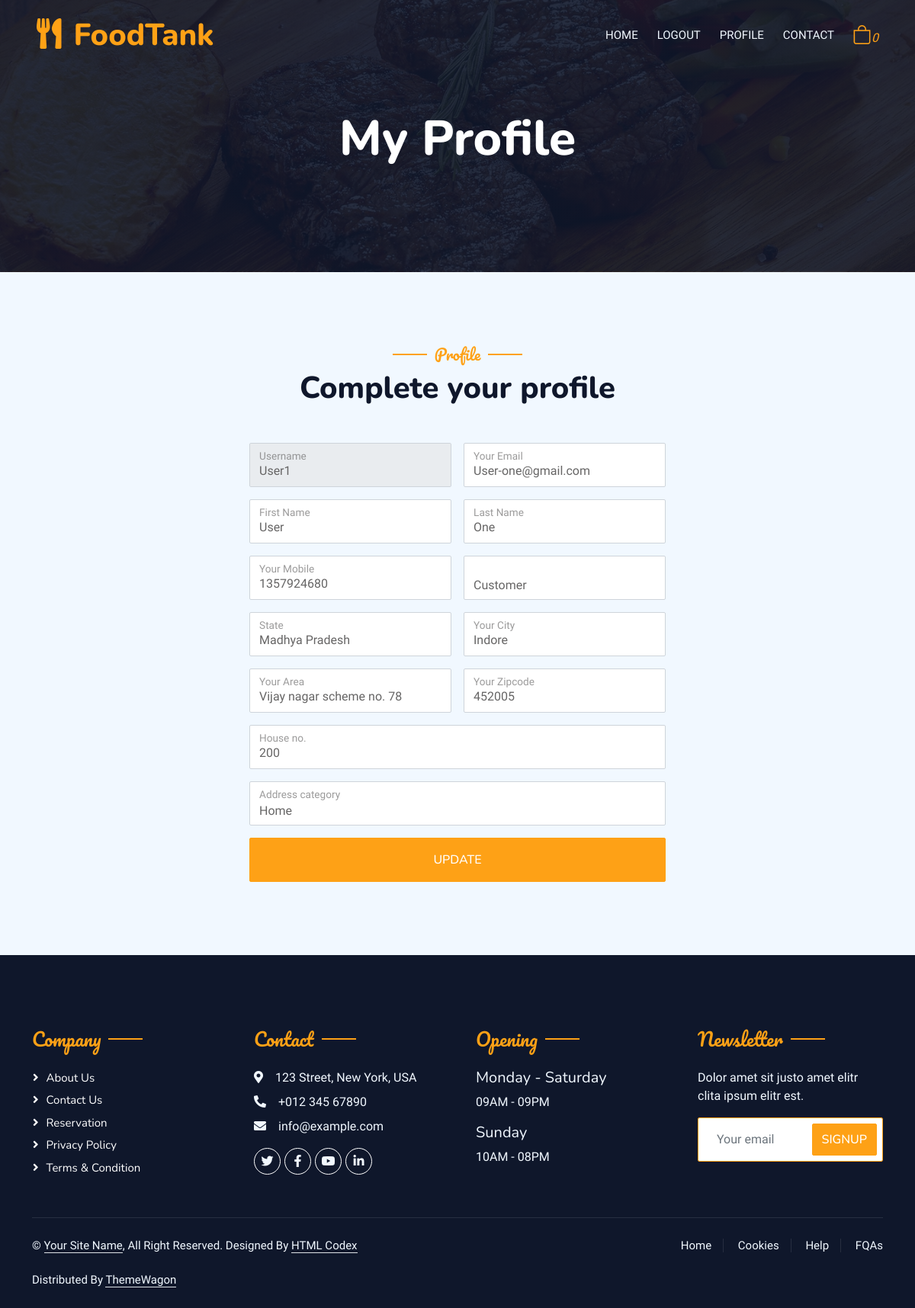
Before: /profile/ (signed in) with the older database file.
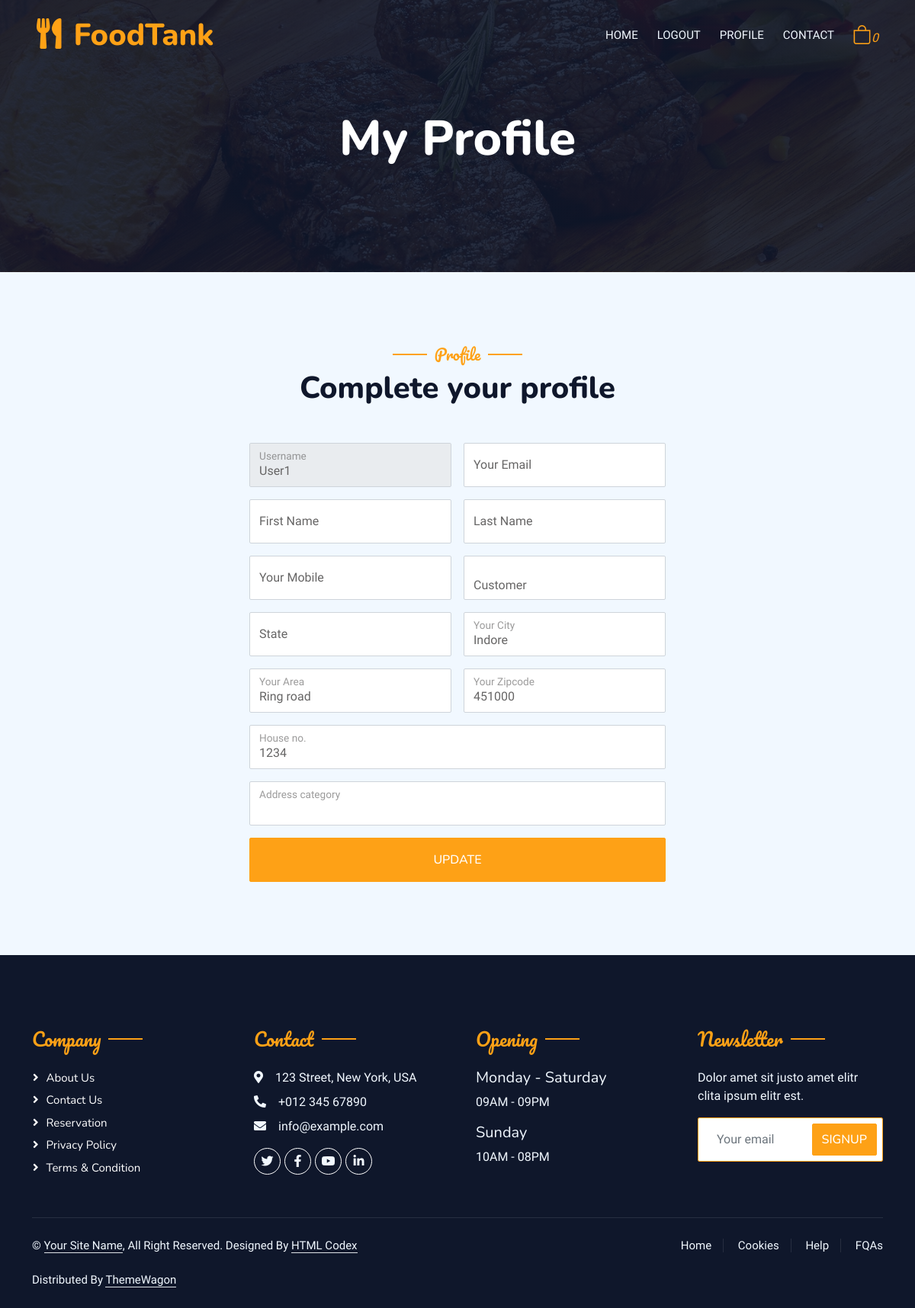
After: the same page with the newer database file.
### user/models.py (models this page shows, shortened)
class User(AbstractUser):
    mobile = models.CharField(max_length=255, unique=True)
    user_type = models.CharField(max_length=255, choices=USER_TYPE)

class Address(models.Model):
    user = models.ForeignKey(User, on_delete=models.CASCADE)
    state = models.CharField(max_length=255)
    city = models.CharField(max_length=255)
    area = models.CharField(max_length=255)
    house_no = models.IntegerField(blank=True, null=True)
    zipcode = models.CharField(max_length=255)
    landmark = models.CharField(max_length=255, blank=True)
    category = models.CharField(max_length=255, choices=[('Home', 'Home'), ('Work', 'Work')])

### user/views.py (the view, shortened to what this page needs)
# urls.py: path("profile/", views.profile, name="profile"),
def profile(request):
    if not request.user.is_authenticated:
        return redirect("/login/")
    user = request.user
    address, created = Address.objects.get_or_create(user=user)
    if request.method == "POST":
        c = request.POST.get("city", "")
        print(c)
    context = {
        'user_profile' : user,
        'user_address' : address
    }
    if request.user.user_type == "Customer":
        return render(request, 'account/profile.html', context)
    elif request.user.user_type == "Foodprovider":
        context['resturant_data'] = Restaurant.objects.filter(user=request.user)
        return render(request, 'restaurant_admin/profile.html', context)
    else:
        return render(request, 'account/profile.html', context)

### templates/account/profile.html (shortened to what the changed rows need)
{% extends '../base.html' %}
{% block content %}
{% load static %}
{% load sweetify %}
<div class="container-xxl position-relative p-0">
    {% include 'navbar.html' %}
    <div class="container-xxl py-5 bg-dark hero-header mb-5">
        <div class="container text-center my-5 pt-5 pb-4">
            <h1 class="display-3 text-white mb-3 animated slideInDown">My Profile</h1>
        </div>
    </div>
</div>
<div class="container-xxl py-5">
    <div class="container">
        <div class="text-center wow fadeInUp" data-wow-delay="0.1s">
            <h1 class="mb-5">Complete your profile</h1>
        </div>
        <div class="row g-4">
            <div class="col-md-6 container">
                <div class="wow fadeInUp" data-wow-delay="0.2s">
                    <form method="POST">
                        <div class="row g-3">
                            <div class="col-md-6">
                                <div class="form-floating">
                                    <input type="text" class="form-control" value="{{user_profile.username}}"
                                        name="name" id="uname" placeholder="Your Name" required disabled>
                                    <label for="uname">Username</label>
                                </div>
                            </div>
                            <div class="col-md-6">
                                <div class="form-floating">
                                    <input type="email" class="form-control" value="{{user_profile.email}}" name="email"
                                        id="email" placeholder="Your Email" required>
                                    <label for="email">Your Email</label>
                                </div>
                            </div>
                            <div class="col-md-6">
                                <div class="form-floating">
                                    <input type="text" class="form-control" value="{{user_profile.first_name}}"
                                        name="fname" id="fname" placeholder="Your First Name" required>
                                    <label for="fname">First Name</label>
                                </div>
                            </div>
                            <div class="col-md-6">
                                <div class="form-floating">
                                    <input type="text" class="form-control" value="{{user_profile.last_name}}"
                                        name="lname" id="lname" placeholder="Your Last Name" required>
                                    <label for="lname">Last Name</label>
                                </div>
                            </div>
                            <div class="col-md-6">
                                <div class="form-floating">
                                    <input type="number" class="form-control" value="{{user_profile.mobile}}"
                                        name="mobile" id="mobile" placeholder="Your mobile no." required>
                                    <label for="mobile">Your Mobile</label>
                                </div>
                            </div>
                            <div class="col-md-6">
                                <div class="form-floating">
                                    <select name="utype" id="utype" class="form-control bg-white" required>
                                        <option value="{{user_profile.user_type}}">{{user_profile.user_type}}</option>
                                    </select>
                                </div>
                            </div>
                            <div class="col-md-6">
                                <div class="form-floating">
                                    <input type="text" class="form-control" value="{{user_address.state}}" name="state"
                                        id="state" placeholder="Your State" required>
                                    <label for="state">State</label>
                                </div>
                            </div>
                            <div class="col-md-6">
                                <div class="form-floating">
                                    <input type="text" class="form-control" value="{{user_address.city}}" name="city"
                                        id="city" placeholder="Your City" required>
                                    <label for="city">Your City</label>
                                </div>
                            </div>
                            <div class="col-md-6">
                                <div class="form-floating">
                                    <input type="text" class="form-control" value="{{user_address.area}}" name="area"
                                        id="area" placeholder="Your Area" required>
                                    <label for="area">Your Area</label>
                                </div>
                            </div>
                            <div class="col-md-6">
                                <div class="form-floating">
                                    <input type="number" class="form-control" value="{{user_address.zipcode}}"
                                        name="zipcode" id="zipcode" placeholder="Your Zipcode" required>
                                    <label for="zipcode">Your Zipcode</label>
                                </div>
                            </div>
                            <div class="col-md-12">
                                <div class="form-floating">
                                    <input type="number" class="form-control" value="{{user_address.house_no}}" name="house"
                                        id="house" placeholder="Your House Number" required>
                                    <label for="house">House no.</label>
                                </div>
                            </div>
                            <div class="col-md-12">
                                <div class="form-floating">
                                    <select name="category" id="category" class="form-control bg-white" required>
                                        <option value="{{user_address.category}}">{{user_address.category}}</option>
                                        <option value="Home">Home</option>
                                    </select>
                                    <label for="category">Address category</label>
                                </div>
                            </div>
                        </div>
                    </form>
                </div>
            </div>
        </div>
    </div>
</div>
{% endblock %}

Changed rows visible on the page:
changed User "User1": email "User-one@gmail.com" → (not shown); fname "User" → (not shown); lname "One" → (not shown); mobile "1357924680" → (not shown)
changed Address "Indore": area "Vijay nagar scheme no. 78" → "Ring road"; zipcode "452005" → "451000"; house "200" → "1234"; state "Madhya Pradesh" → (not shown); category "Home" → (not shown)
